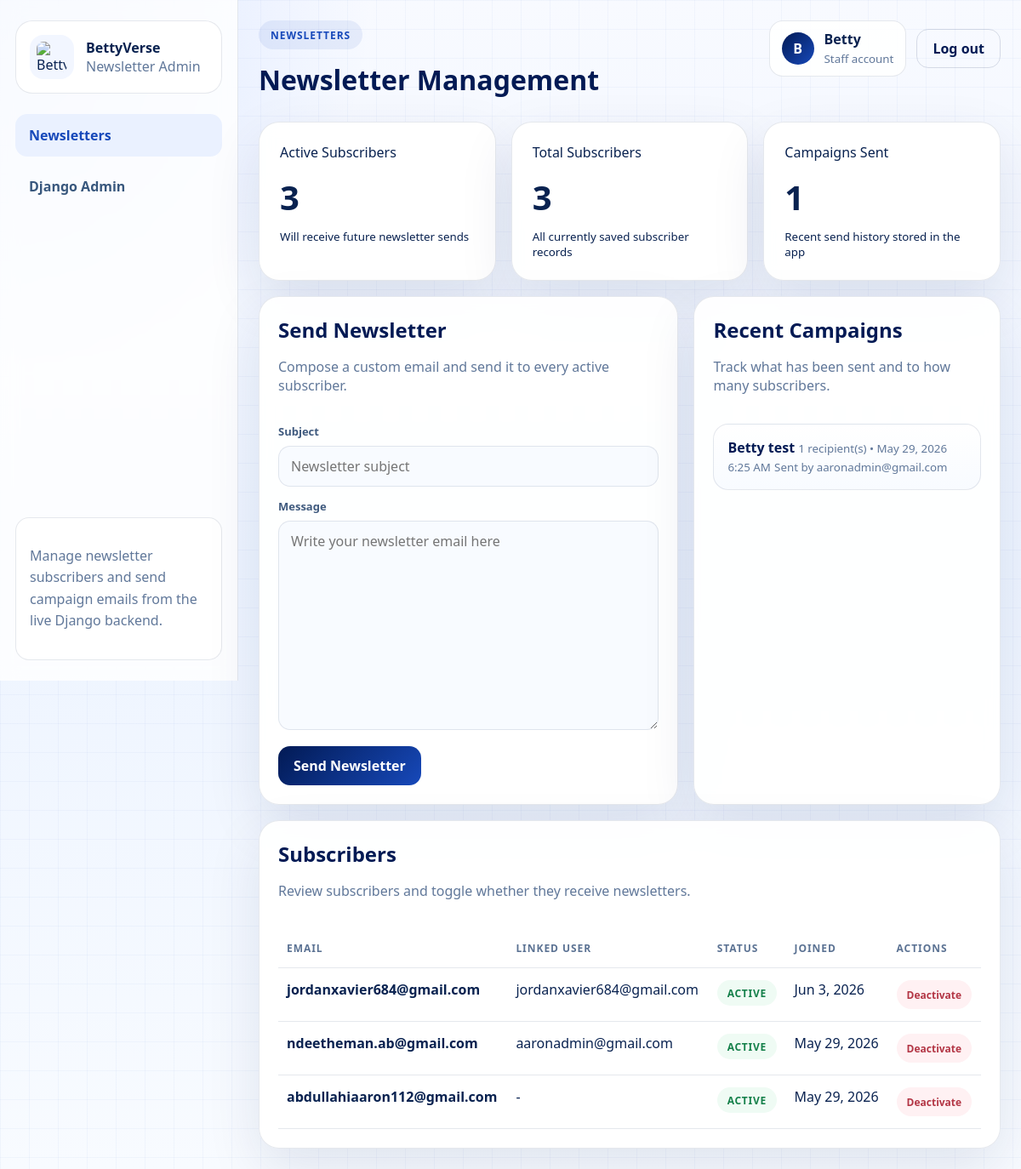
The app's page /admin-panel/newsletters/ (signed in), older data.
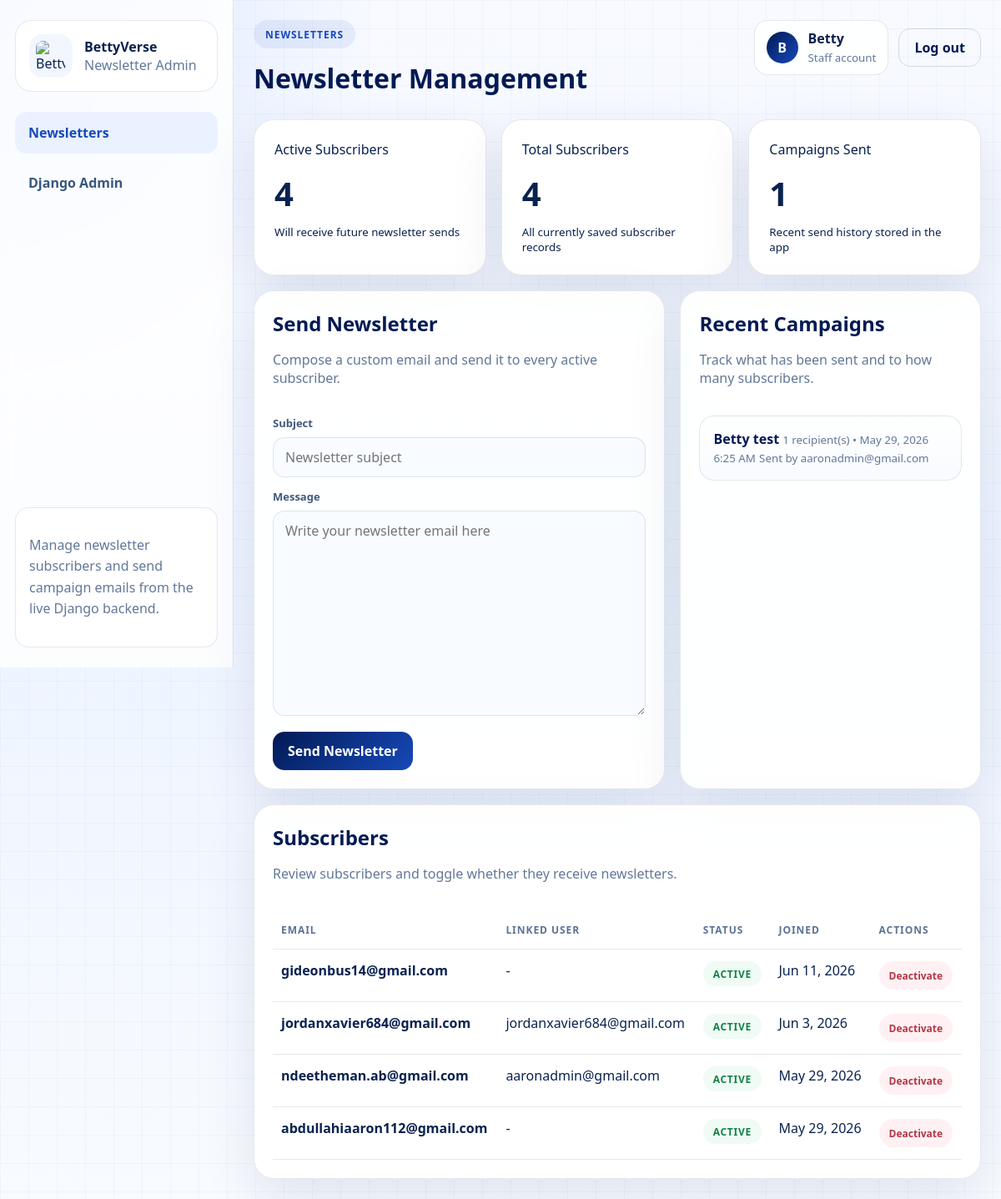
The same page, newer data.
### core/models.py (models this page shows, shortened)
class NewsletterCampaign(models.Model):
    subject = models.CharField(max_length=255)
    body = models.TextField()
    sent_by = models.ForeignKey(User, on_delete=models.SET_NULL, null=True, blank=True, related_name='sent_newsletter_campaigns')
    recipient_count = models.PositiveIntegerField(default=0)
    sent_at = models.DateTimeField(blank=True, null=True)
    created_at = models.DateTimeField(auto_now_add=True)
    class Meta:
        ordering = ('-created_at',)

class User(AbstractUser):
    phone = models.CharField(max_length=20, blank=True, null=True)
    is_email_verified = models.BooleanField(default=False)
    email_verification_code = models.CharField(max_length=6, blank=True)
    email_verification_sent_at = models.DateTimeField(blank=True, null=True)
    preferred_contact = models.CharField(
        max_length=10,
        choices=[('email', 'Email'), ('phone', 'Phone'), ('whatsapp', 'WhatsApp')],
        default='email'
    )
    birthday = models.DateField(blank=True, null=True)
    event_preferences = models.CharField(max_length=255, blank=True, null=True)
    notes = models.TextField(blank=True, null=True)
    tier = models.CharField(max_length=50, default='Standard')

class NewsletterSubscriber(models.Model):
    email = models.EmailField(unique=True)
    user = models.ForeignKey(User, on_delete=models.SET_NULL, null=True, blank=True, related_name='newsletter_subscriptions')
    is_active = models.BooleanField(default=True)
    created_at = models.DateTimeField(auto_now_add=True)
    updated_at = models.DateTimeField(auto_now=True)

### core/views.py (the view, shortened to what this page needs)
# urls.py: path('admin-panel/newsletters/', NewsletterAdminView.as_view(), name='newsletter_admin'),
class NewsletterAdminView(StaffRequiredMixin, TemplateView):
    template_name = "admin-panel/newsletters.html"
    def get_context_data(self, **kwargs):
        context = super().get_context_data(**kwargs)
        context["subscribers"] = NewsletterSubscriber.objects.order_by("-created_at")
        context["campaigns"] = NewsletterCampaign.objects.select_related("sent_by").order_by("-created_at")[:20]
        context["form"] = kwargs.get("form") or NewsletterCampaignForm()
        context["active_subscriber_count"] = NewsletterSubscriber.objects.filter(is_active=True).count()
        return context

### core/forms.py
class NewsletterCampaignForm(forms.ModelForm):
    class Meta:
        model = NewsletterCampaign
        fields = ("subject", "body")
        widgets = {
            "subject": forms.TextInput(attrs={"placeholder": "Newsletter subject"}),
            "body": forms.Textarea(attrs={"rows": 10, "placeholder": "Write your newsletter email here"}),
        }

### core/views.py (called while the page is built)
    def test_func(self):
        return bool(self.request.user.is_staff)

### templates/admin-panel/newsletters.html (shortened to what the changed rows need)
{% load static %}
<!DOCTYPE html>
<html lang="en">
<head>
  <link rel="stylesheet" href="{% static 'admin-panel/admin.css' %}">
</head>
<body class="admin-body">
  <div class="admin-shell">
    <div class="admin-main">
      <header class="admin-topbar">
        <div>
          <h1>Newsletter Management</h1>
        </div>
      </header>
      <main class="admin-content">
        <div class="admin-metric-grid">
          <article class="admin-metric-card">
            <span>Active Subscribers</span>
            <strong>{{ active_subscriber_count }}</strong>
            <small>Will receive future newsletter sends</small>
          </article>
          <article class="admin-metric-card">
            <span>Total Subscribers</span>
            <strong>{{ subscribers|length }}</strong>
            <small>All currently saved subscriber records</small>
          </article>
        </div>
        <div class="admin-split admin-split--wide" style="margin-top: 18px;">
          <section class="admin-panel-card">
            <div class="admin-panel-card__head">
              <div>
                <h2>Send Newsletter</h2>
              </div>
            </div>
          </section>
          <section class="admin-panel-card">
            <div class="admin-panel-card__head">
              <div>
                <h2>Recent Campaigns</h2>
              </div>
            </div>
            {% if campaigns %}
            <div class="admin-list-stack">
              {% for campaign in campaigns %}
              <div class="admin-list-row">
                <strong>{{ campaign.subject }}</strong>
                <small>{{ campaign.recipient_count }} recipient(s){% if campaign.sent_at %} • {{ campaign.sent_at|date:"M j, Y g:i A" }}{% endif %}</small>
                <small>{% if campaign.sent_by %}Sent by {{ campaign.sent_by.email }}{% else %}Sent by system{% endif %}</small>
              </div>
              {% endfor %}
            </div>
            {% else %}
            <div class="admin-empty-state">No newsletter campaigns have been sent yet.</div>
            {% endif %}
          </section>
        </div>
        <section class="admin-panel-card" style="margin-top: 18px;">
          <div class="admin-panel-card__head">
            <div>
              <h2>Subscribers</h2>
            </div>
          </div>
          <div class="admin-table-wrap">
            <table class="admin-table">
              <thead>
                <tr>
                  <th>Email</th>
                  <th>Linked User</th>
                  <th>Status</th>
                  <th>Joined</th>
                  <th>Actions</th>
                </tr>
              </thead>
              <tbody>
                {% for subscriber in subscribers %}
                <tr>
                  <td><strong>{{ subscriber.email }}</strong></td>
                  <td>{% if subscriber.user %}{{ subscriber.user.email }}{% else %}-{% endif %}</td>
                  <td>
                    {% if subscriber.is_active %}
                    <span class="admin-badge is-paid">active</span>
                    {% else %}
                    <span class="admin-badge is-cancelled">inactive</span>
                    {% endif %}
                  </td>
                  <td>{{ subscriber.created_at|date:"M j, Y" }}</td>
                  <td>
                    <form method="post" action="{% url 'newsletter_subscriber_toggle' subscriber.id %}">
                      <button class="admin-table__action{% if subscriber.is_active %} is-danger{% else %} is-success{% endif %}" type="submit">
                        {% if subscriber.is_active %}Deactivate{% else %}Reactivate{% endif %}
                      </button>
                    </form>
                  </td>
                </tr>
                {% empty %}
                <tr>
                  <td colspan="5">
                    <div class="admin-empty-state">No newsletter subscribers yet.</div>
                  </td>
                </tr>
                {% endfor %}
              </tbody>
            </table>
          </div>
        </section>
      </main>
    </div>
  </div>
</body>
</html>

Row changes from the older to the newer data that the page shows:
added NewsletterSubscriber: email "gideonbus14@gmail.com", is_active "ACTIVE", created_at "Jun 11, 2026"
Text that changed along with them:
{{ active_subscriber_count }}: "3" → "4"
{{ subscribers|length }}: "3" → "4"
